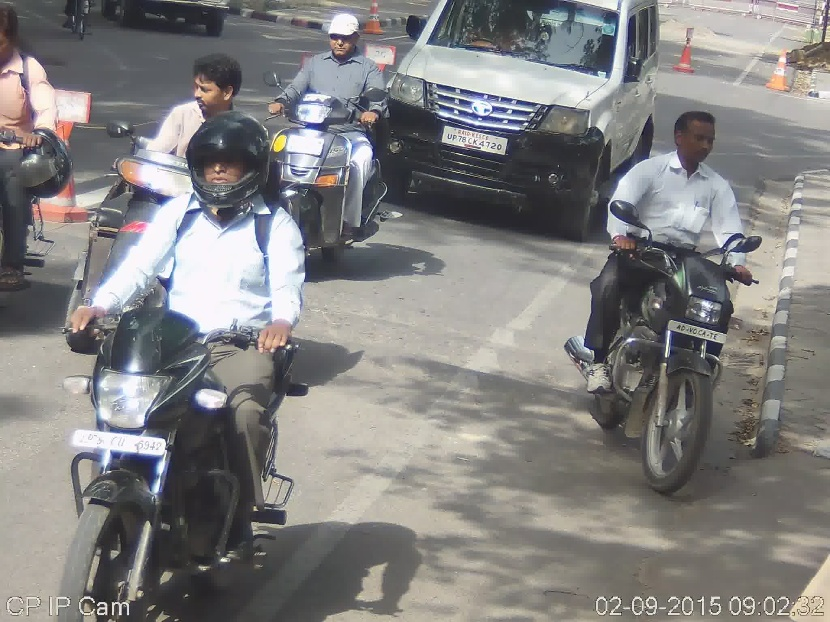
#> input picture 4 - Image Segmentation/sample/JPEGImages/00027.jpg, 830 x 622 px
$ python -i coarse_grained.py   (imports and definitions only)   (Python 2 division)
#> lines starting #> are read from the running program, lines starting #| are printed output that depends on the picture
import os,sys
import numpy as np
import cv2
import scipy
import pickle as pkl
import random
from sklearn.preprocessing import OneHotEncoder, LabelEncoder
import sklearn.neural_network as nn
from sklearn.model_selection import train_test_split
from sklearn.neural_network import MLPClassifier

def train_coarse_model(X,y):
	X_train, X_test, y_train, y_test = train_test_split( X, y,
		test_size=0.2, random_state=42, shuffle=False)


	classifier =  MLPClassifier(hidden_layer_sizes = (256,), verbose=True,
		tol=0.0001, max_iter=200)
	classifier.fit(X_train, y_train)
	acc = classifier.score(X_test,y_test)
	print "acc = %f" % acc

	with open("squeezenet_coarse_mlp_classifier_256.pkl", "w") as f:
		pkl.dump(classifier, f)


def save_encoders(lec, lef, ohec, ohef):
	pkl.dump(lec, open('lec.pkl', 'w'))
	pkl.dump(lef, open('lef.pkl', 'w'))
	pkl.dump(ohec, open('ohec.pkl', 'w'))
	pkl.dump(ohef, open('ohef.pkl', 'w'))


def read_encoders():
	lec = pkl.load(open('coarse_encodings/lec.pkl', 'r'))
	lef = pkl.load(open('coarse_encodings/lef.pkl', 'r'))
	ohec = pkl.load(open('coarse_encodings/ohec.pkl', 'r'))
	ohef = pkl.load(open('coarse_encodings/ohef.pkl', 'r'))
	return lec,lef,ohec,ohef


def one_hot_labels(image_labels, train_encoding=True):
	N = len(image_labels)
	coarse_labels = []
	fine_labels = []
	image_name = []
	for image_label in image_labels:
		image_name.append(image_label.split("/")[2])
		fine_labels.append(image_label.split("/")[0]+'@'+image_label.split("/")[1])
		coarse_labels.append(image_label.split("/")[0])

	if train_encoding == True:
		lec = LabelEncoder()
		lef = LabelEncoder()
		ohec = OneHotEncoder(categorical_features = [0])
		ohef = OneHotEncoder(categorical_features = [0])
		labels_coarse = lec.fit_transform(coarse_labels).reshape((N,1))
		labels_fine = lef.fit_transform(fine_labels).reshape((N,1))
		ohe_coarse_labels = ohec.fit_transform(labels_coarse).toarray()
		ohe_fine_labels = ohef.fit_transform(labels_fine).toarray()
		save_encoders(lec,lef,ohec,ohef)
	else:
		lec,lef,ohec,ohef = read_encoders()
		labels_coarse = lec.transform(coarse_labels).reshape((N,1))
		labels_fine = lef.transform(fine_labels).reshape((N,1))
		ohe_coarse_labels = ohec.transform(labels_coarse).toarray()
		ohe_fine_labels = ohef.transform(labels_fine).toarray()

	return ohe_coarse_labels, ohe_fine_labels


def main():

	feature_dictionary = pkl.load(open("features/squeezenet_features.pkl", "r"))
	image_labels = list(feature_dictionary.keys())
	feature_vector = np.array(feature_dictionary.values())
	print feature_vector.shape
	zipped = list(zip(image_labels, feature_vector))
	random.shuffle(zipped)
	image_labels, feature_vector = zip(*zipped)

	ohe_coarse_labels, ohe_fine_labels =  one_hot_labels(image_labels, False)
	print "Training...."
	train_coarse_model(feature_vector, ohe_coarse_labels)


# [2 lines not run here, left out]


>>> import cv2
>>> picture = cv2.imread('../4 - Image Segmentation/sample/JPEGImages/00027.jpg', cv2.IMREAD_GRAYSCALE)
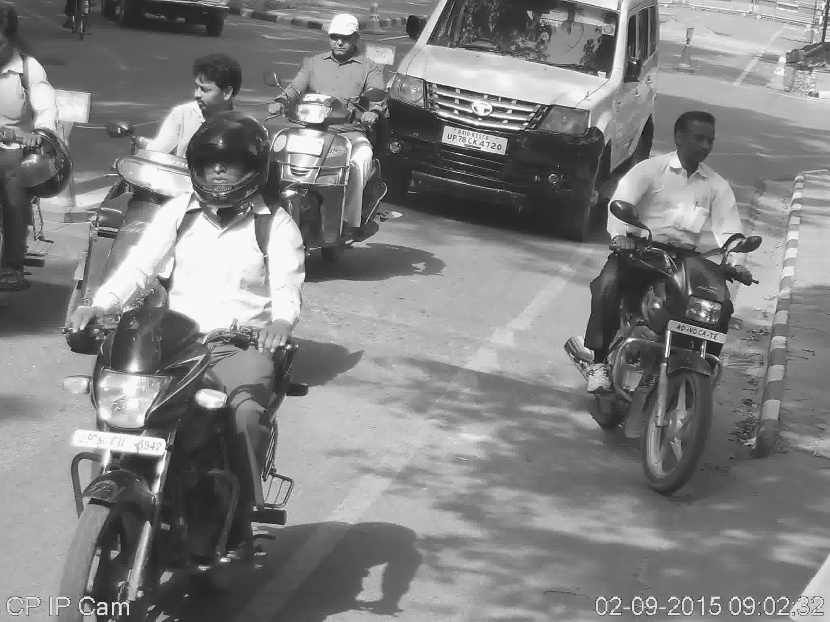
#> picture: shape (622, 830); min 6, max 255, mean 129.9
>>> result = one_hot_labels(picture)
#> in one_hot_labels, `N = len(image_labels)`: N = 622
#> the loop in one_hot_labels, `for image_label in image_labels:` made 1 pass
#> after the loop in one_hot_labels, `for image_label in image_labels:`: coarse_labels = []
#> (the run stopped early here; a loop or call above may not have finished)

$ run again, on 4 - Image Segmentation/sample/JPEGImages/00106.jpg
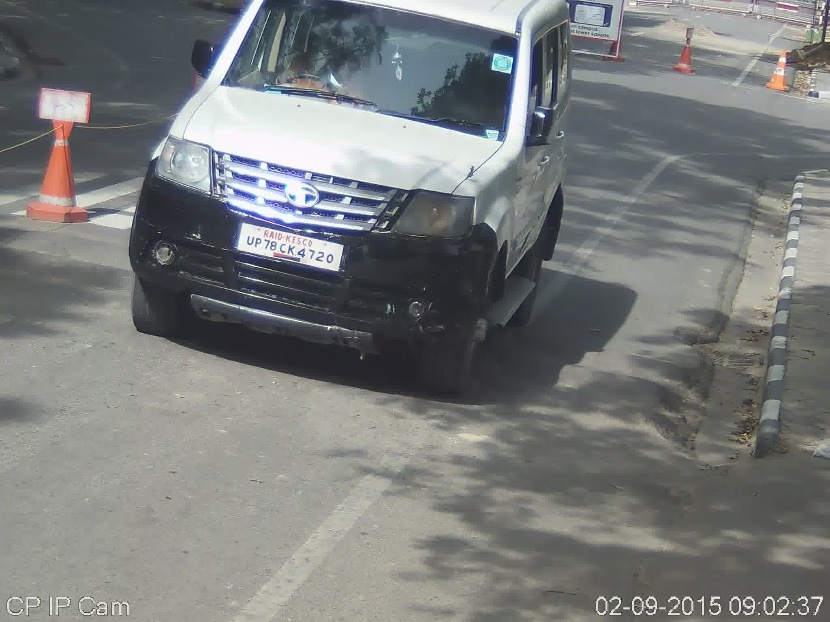
#> input picture 4 - Image Segmentation/sample/JPEGImages/00106.jpg, 830 x 622 px
#> `picture = cv2.imread('../4 - Image Segmentation/sample/JPEGImages/0002..`:
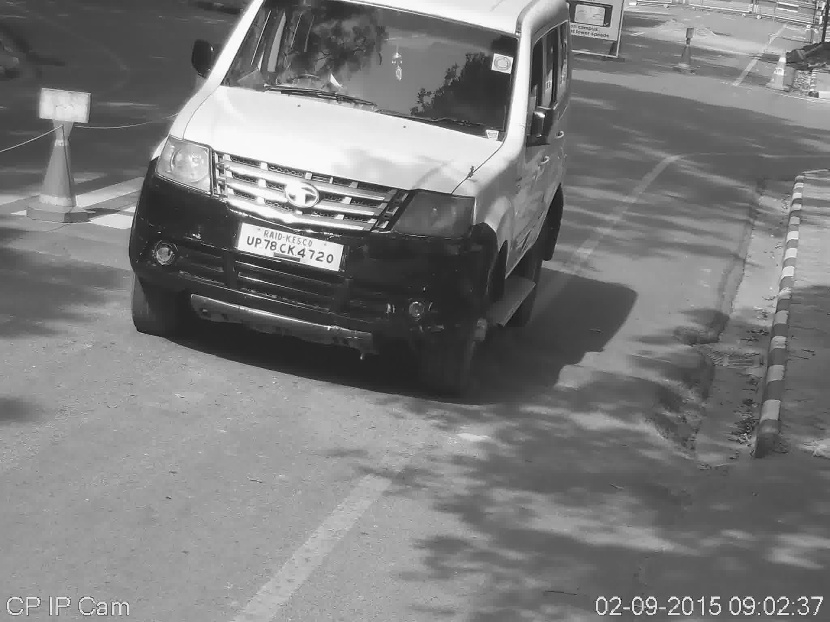
#> picture: shape (622, 830); min 6, max 255, mean 123.1
#> N = 622
#> the loop in one_hot_labels, `for image_label in image_labels:` made 1 pass
#> after the loop in one_hot_labels, `for image_label in image_labels:`: coarse_labels = []

$ run again, on 4 - Image Segmentation/sample/JPEGImages/00110.jpg
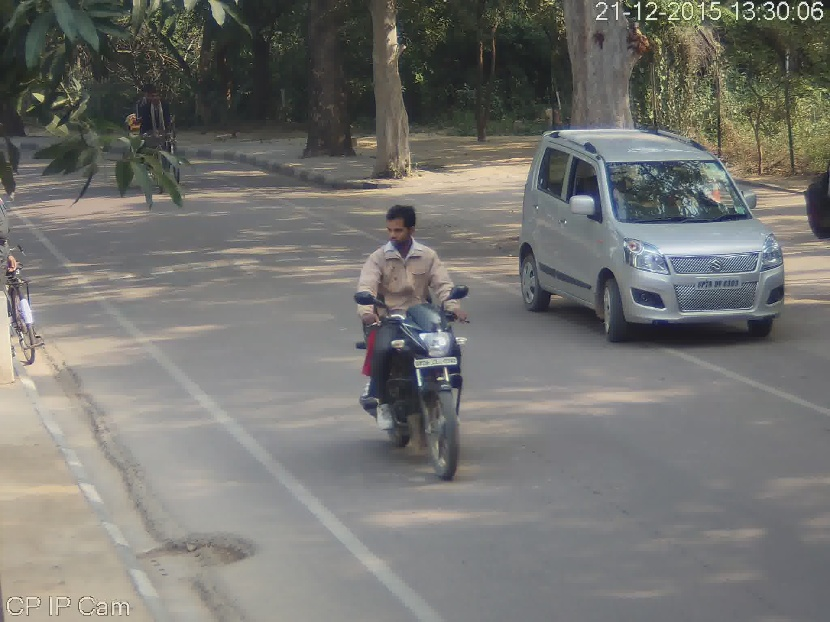
#> input picture 4 - Image Segmentation/sample/JPEGImages/00110.jpg, 830 x 622 px
#> `picture = cv2.imread('../4 - Image Segmentation/sample/JPEGImages/0002..`:
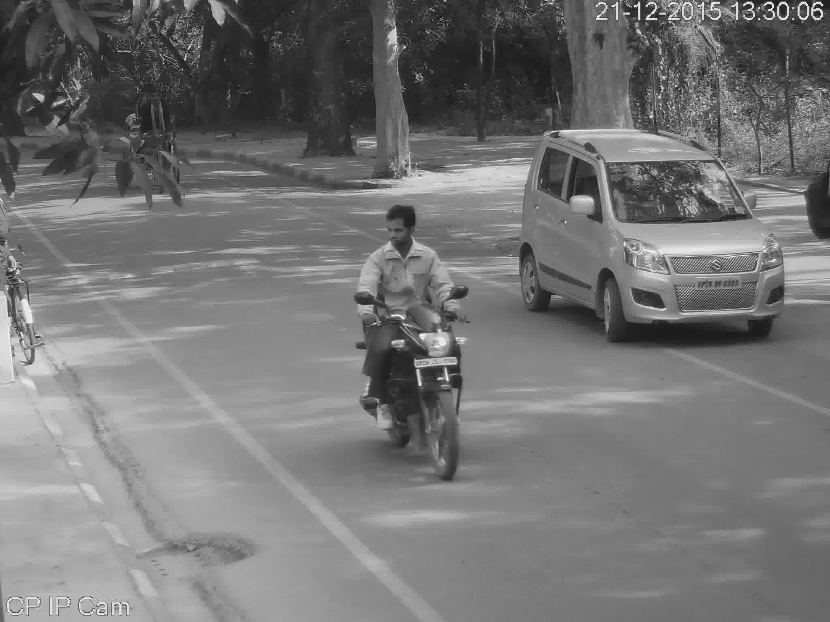
#> picture: shape (622, 830); min 9, max 254, mean 116.7
#> N = 622
#> the loop in one_hot_labels, `for image_label in image_labels:` made 1 pass
#> after the loop in one_hot_labels, `for image_label in image_labels:`: coarse_labels = []

$ run again, on 4 - Image Segmentation/sample/JPEGImages/00304.jpg
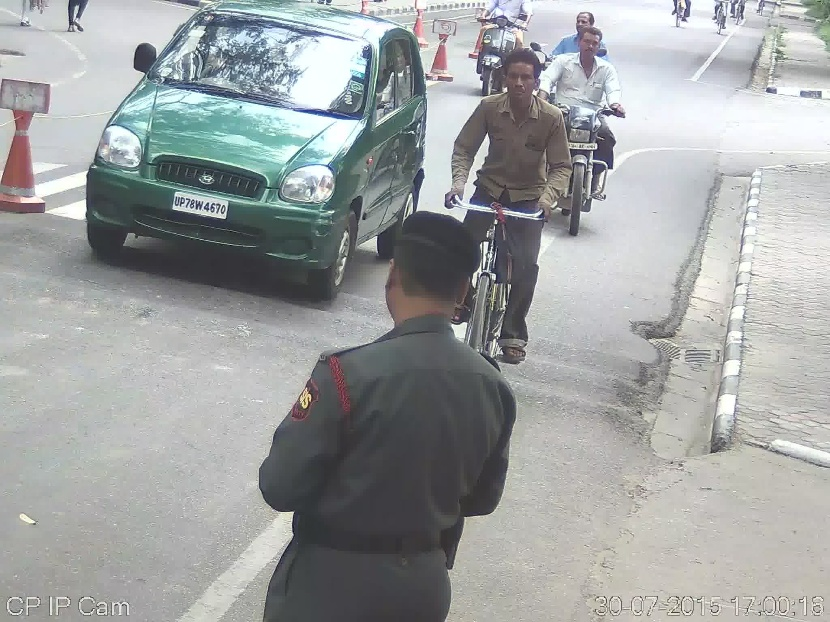
#> input picture 4 - Image Segmentation/sample/JPEGImages/00304.jpg, 830 x 622 px
#> `picture = cv2.imread('../4 - Image Segmentation/sample/JPEGImages/0002..`:
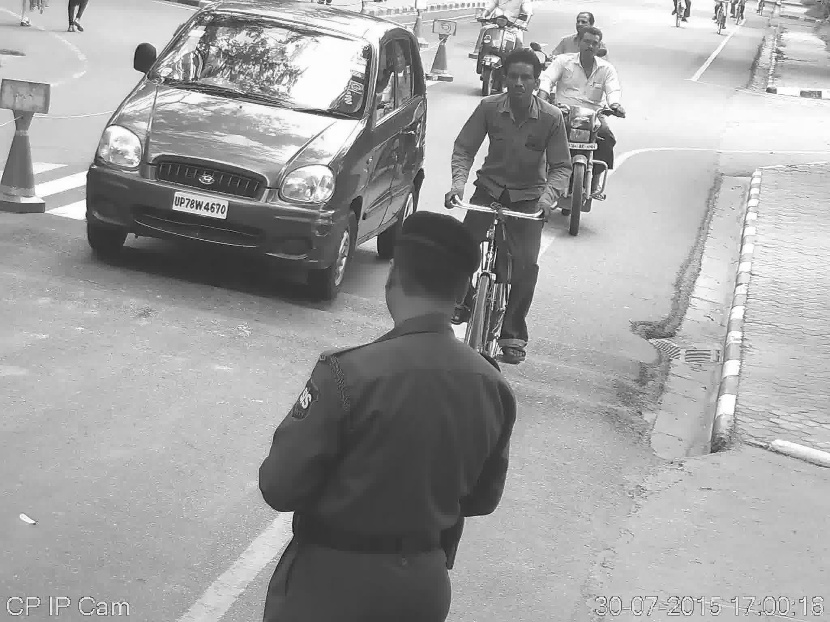
#> picture: shape (622, 830); min 3, max 255, mean 161.4
#> N = 622
#> the loop in one_hot_labels, `for image_label in image_labels:` made 1 pass
#> after the loop in one_hot_labels, `for image_label in image_labels:`: coarse_labels = []
